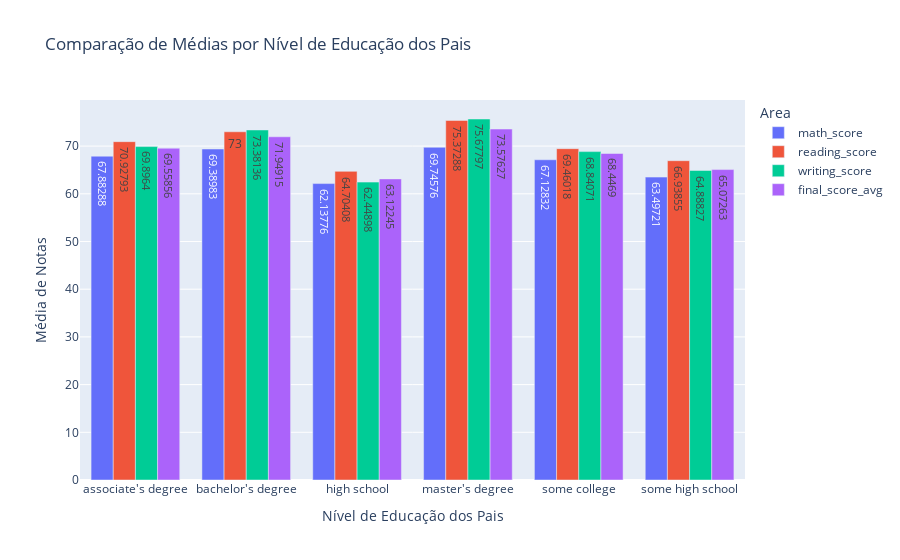

The notebook cell this image was saved under:
### Code cell
# Plot a bar chart with df_grouped_by_parental_level_of_education data

fig = px.bar(df_grouped_by_parental_level_of_education, 
             x='parental_level_of_education', 
             y=['math_score', 'reading_score', 'writing_score', 'final_score_avg'], 
             title='Comparação de Médias por Nível de Educação dos Pais', 
             labels={'value': 'Média de Notas', 'variable': 'Area', 'parental_level_of_education': 'Nível de Educação dos Pais'}, 
             text_auto=True,
             barmode='group')

fig.show()

### Figure 1 — Plotly figure (JSON) as saved in the notebook; plotly's stock layout.template omitted (floating-point values rounded to 4 significant figures)
{"data": [{"alignmentgroup": "True", "hovertemplate": "Area=math_score<br>Nível de Educação dos Pais=%{x}<br>Média de Notas=%{y}<extra></extra>", "legendgroup": "math_score", "marker": {"color": "#636efa", "pattern": {"shape": ""}}, "name": "math_score", "offsetgroup": "math_score", "orientation": "v", "showlegend": true, "textposition": "auto", "texttemplate": "%{y}", "type": "bar", "x": ["associate's degree", "bachelor's degree", "high school", "master's degree", "some college", "some high school"], "xaxis": "x", "y": [67.88, 69.39, 62.14, 69.75, 67.13, 63.5], "yaxis": "y"}, {"alignmentgroup": "True", "hovertemplate": "Area=reading_score<br>Nível de Educação dos Pais=%{x}<br>Média de Notas=%{y}<extra></extra>", "legendgroup": "reading_score", "marker": {"color": "#EF553B", "pattern": {"shape": ""}}, "name": "reading_score", "offsetgroup": "reading_score", "orientation": "v", "showlegend": true, "textposition": "auto", "texttemplate": "%{y}", "type": "bar", "x": ["associate's degree", "bachelor's degree", "high school", "master's degree", "some college", "some high school"], "xaxis": "x", "y": [70.93, 73, 64.7, 75.37, 69.46, 66.94], "yaxis": "y"}, {"alignmentgroup": "True", "hovertemplate": "Area=writing_score<br>Nível de Educação dos Pais=%{x}<br>Média de Notas=%{y}<extra></extra>", "legendgroup": "writing_score", "marker": {"color": "#00cc96", "pattern": {"shape": ""}}, "name": "writing_score", "offsetgroup": "writing_score", "orientation": "v", "showlegend": true, "textposition": "auto", "texttemplate": "%{y}", "type": "bar", "x": ["associate's degree", "bachelor's degree", "high school", "master's degree", "some college", "some high school"], "xaxis": "x", "y": [69.9, 73.38, 62.45, 75.68, 68.84, 64.89], "yaxis": "y"}, {"alignmentgroup": "True", "hovertemplate": "Area=final_score_avg<br>Nível de Educação dos Pais=%{x}<br>Média de Notas=%{y}<extra></extra>", "legendgroup": "final_score_avg", "marker": {"color": "#ab63fa", "pattern": {"shape": ""}}, "name": "final_score_avg", "offsetgroup": "final_score_avg", "orientation": "v", "showlegend": true, "textposition": "auto", "texttemplate": "%{y}", "type": "bar", "x": ["associate's degree", "bachelor's degree", "high school", "master's degree", "some college", "some high school"], "xaxis": "x", "y": [69.56, 71.95, 63.12, 73.58, 68.45, 65.07], "yaxis": "y"}], "layout": {"barmode": "group", "legend": {"title": {"text": "Area"}, "tracegroupgap": 0}, "title": {"text": "Comparação de Médias por Nível de Educação dos Pais"}, "xaxis": {"anchor": "y", "domain": [0, 1], "title": {"text": "Nível de Educação dos Pais"}}, "yaxis": {"anchor": "x", "domain": [0, 1], "title": {"text": "Média de Notas"}}}}
